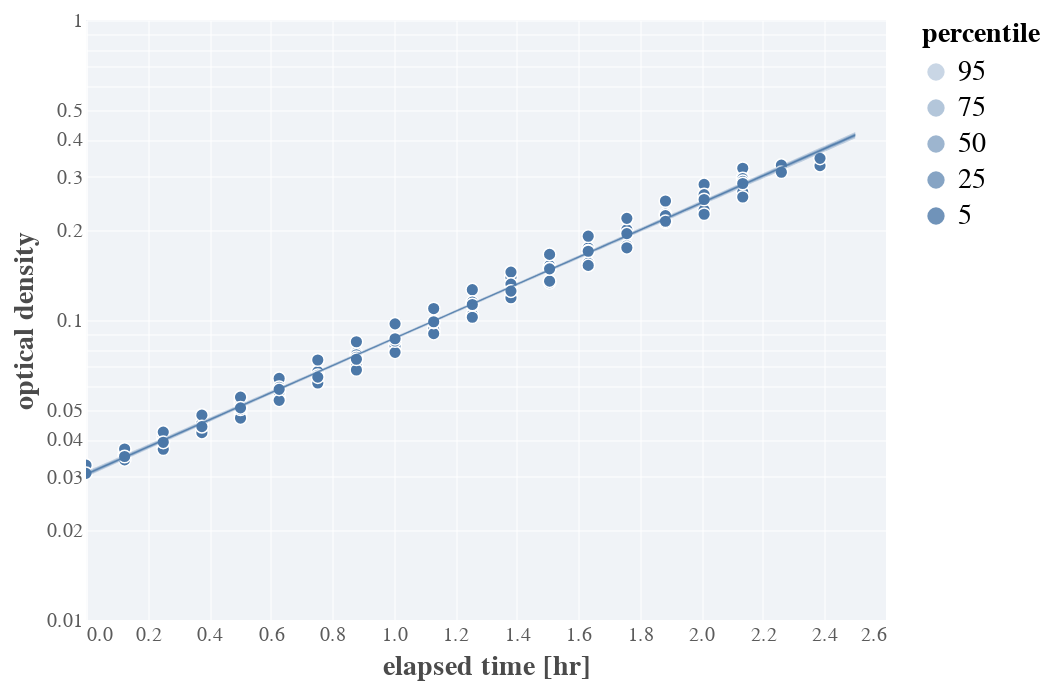

The notebook cell saved with this chart:
### Code cell
# Plot the fit
pooled_fit = alt.Chart(fit_df).mark_area().encode(
            x=alt.X('time:Q', title='elapsed time [hr]'),
            y=alt.Y('low:Q', title='optical density', scale=alt.Scale(type='log')),
            y2=alt.Y2('high:Q'),
            opacity=alt.Opacity('percentile:N', sort='descending')
)

# Plot the pooled data 
pooled_data = alt.Chart(wt_pooled).mark_point().encode(
            x=alt.X('elapsed_time_hr:Q', title='elapsed time [hr]'),
            y=alt.Y('od_600nm:Q', scale=alt.Scale(type='log')))

(pooled_data + pooled_fit).interactive()

### Figure 1 — Vega-Lite specification as saved in the notebook (floating-point values rounded to 4 significant figures; data arrays with more than 128 entries replaced by an {"elided": "..."} marker saying what was removed)
{"config": {"background": "white", "group": {"fill": "white"}, "view": {"strokeWidth": 0, "height": 300, "width": 400, "fill": "#f0f3f7"}, "point": {"size": 40, "filled": true, "opacity": 1, "strokeWidth": 0.75, "stroke": "#FFFFFF"}, "square": {"size": 40, "filled": true, "opacity": 1, "strokeWidth": 0.75, "stroke": "#FFFFFF"}, "circle": {"size": 40, "filled": true, "opacity": 1, "strokeWidth": 0.75, "stroke": "#FFFFFF"}, "line": {"size": 2}, "axis": {"domainColor": "#ffffff", "domainWidth": 0.5, "labelColor": "#5b5b5b", "labelFontSize": 10, "labelFont": "Arial", "titleFont": "Arial", "titleFontWeight": 700, "titleFontSize": 14, "titleColor": "#4b4b4b", "grid": true, "gridColor": "#ffffff", "gridWidth": 0.5, "ticks": false}, "range": {"category": ["#4c4b4c", "#3373ba", "#5cb75b", "#d8534f", "#8066ad", "#f0ad4d"]}, "legend": {"labelFontSize": 14, "labelFont": "Arial", "titleFont": "Arial", "titleFontSize": 14, "titleFontWeight": 700, "titleFontColor": "#44b4b4b", "symbolSize": 75}, "title": {"font": "Arial", "fontWeight": 700, "fontSize": 14, "fontColor": "#4b4b4b"}}, "layer": [{"data": {"name": "data-730e00c762d2e6cd4d7ee1e6fc50e3b9"}, "mark": "point", "encoding": {"x": {"type": "quantitative", "field": "elapsed_time_hr", "title": "elapsed time [hr]"}, "y": {"type": "quantitative", "field": "od_600nm", "scale": {"type": "log"}}}, "selection": {"selector015": {"type": "interval", "bind": "scales", "encodings": ["x", "y"]}}}, {"data": {"name": "data-9e9f5cf2c5d7e5782a312bc4b0e9ae66"}, "mark": "area", "encoding": {"opacity": {"type": "nominal", "field": "percentile", "sort": "descending"}, "x": {"type": "quantitative", "field": "time", "title": "elapsed time [hr]"}, "y": {"type": "quantitative", "field": "low", "scale": {"type": "log"}, "title": "optical density"}, "y2": {"field": "high"}}}], "$schema": "https://vega.github.io/schema/vega-lite/v4.8.1.json", "datasets": {"data-730e00c762d2e6cd4d7ee1e6fc50e3b9": [{"elapsed_time_hr": 0.0, "biol_rep": 1, "od_600nm": 0.03156}, {"elapsed_time_hr": 0.0, "biol_rep": 2, "od_600nm": 0.0321}, {"elapsed_time_hr": 0.0, "biol_rep": 3, "od_600nm": 0.03189}, {"elapsed_time_hr": 0.0, "biol_rep": 4, "od_600nm": 0.03281}, {"elapsed_time_hr": 0.0, "biol_rep": 5, "od_600nm": 0.03083}, {"elapsed_time_hr": 0.1256, "biol_rep": 5, "od_600nm": 0.03419}, {"elapsed_time_hr": 0.1256, "biol_rep": 2, "od_600nm": 0.03581}, {"elapsed_time_hr": 0.1256, "biol_rep": 1, "od_600nm": 0.03553}, {"elapsed_time_hr": 0.1256, "biol_rep": 2, "od_600nm": 0.0367}, {"elapsed_time_hr": 0.1256, "biol_rep": 3, "od_600nm": 0.03544}, {"elapsed_time_hr": 0.1256, "biol_rep": 4, "od_600nm": 0.03715}, {"elapsed_time_hr": 0.1256, "biol_rep": 5, "od_600nm": 0.03507}, {"elapsed_time_hr": 0.2511, "biol_rep": 5, "od_600nm": 0.03707}, {"elapsed_time_hr": 0.2511, "biol_rep": 2, "od_600nm": 0.0392}, {"elapsed_time_hr": 0.2511, "biol_rep": 1, "od_600nm": 0.03991}, {"elapsed_time_hr": 0.2511, "biol_rep": 2, "od_600nm": 0.0407}, {"elapsed_time_hr": 0.2511, "biol_rep": 3, "od_600nm": 0.03952}, {"elapsed_time_hr": 0.2511, "biol_rep": 4, "od_600nm": 0.0423}, {"elapsed_time_hr": 0.2511, "biol_rep": 5, "od_600nm": 0.03911}, {"elapsed_time_hr": 0.3767, "biol_rep": 3, "od_600nm": 0.04448}, {"elapsed_time_hr": 0.3767, "biol_rep": 5, "od_600nm": 0.04211}, {"elapsed_time_hr": 0.3767, "biol_rep": 2, "od_600nm": 0.04469}, {"elapsed_time_hr": 0.3767, "biol_rep": 1, "od_600nm": 0.04517}, {"elapsed_time_hr": 0.3767, "biol_rep": 4, "od_600nm": 0.04819}, {"elapsed_time_hr": 0.3767, "biol_rep": 5, "od_600nm": 0.04411}, {"elapsed_time_hr": 0.5019, "biol_rep": 2, "od_600nm": 0.0527}, {"elapsed_time_hr": 0.5022, "biol_rep": 1, "od_600nm": 0.05385}, {"elapsed_time_hr": 0.5022, "biol_rep": 2, "od_600nm": 0.04867}, {"elapsed_time_hr": 0.5022, "biol_rep": 3, "od_600nm": 0.0513}, {"elapsed_time_hr": 0.5022, "biol_rep": 4, "od_600nm": 0.0553}, {"elapsed_time_hr": 0.5022, "biol_rep": 5, "od_600nm": 0.04711}, {"elapsed_time_hr": 0.5022, "biol_rep": 1, "od_600nm": 0.05039}, {"elapsed_time_hr": 0.5022, "biol_rep": 5, "od_600nm": 0.05096}, {"elapsed_time_hr": 0.6275, "biol_rep": 2, "od_600nm": 0.0547}, {"elapsed_time_hr": 0.6278, "biol_rep": 1, "od_600nm": 0.05856}, {"elapsed_time_hr": 0.6278, "biol_rep": 3, "od_600nm": 0.05744}, {"elapsed_time_hr": 0.6278, "biol_rep": 4, "od_600nm": 0.06385}, {"elapsed_time_hr": 0.6278, "biol_rep": 5, "od_600nm": 0.05396}, {"elapsed_time_hr": 0.6278, "biol_rep": 2, "od_600nm": 0.05967}, {"elapsed_time_hr": 0.6278, "biol_rep": 5, "od_600nm": 0.05872}, {"elapsed_time_hr": 0.7533, "biol_rep": 2, "od_600nm": 0.06681}, {"elapsed_time_hr": 0.7533, "biol_rep": 1, "od_600nm": 0.06728}, {"elapsed_time_hr": 0.7533, "biol_rep": 2, "od_600nm": 0.06167}, {"elapsed_time_hr": 0.7533, "biol_rep": 3, "od_600nm": 0.06544}, {"elapsed_time_hr": 0.7533, "biol_rep": 4, "od_600nm": 0.07356}, {"elapsed_time_hr": 0.7533, "biol_rep": 5, "od_600nm": 0.06451}, {"elapsed_time_hr": 0.8789, "biol_rep": 2, "od_600nm": 0.06981}, {"elapsed_time_hr": 0.8789, "biol_rep": 5, "od_600nm": 0.06815}, {"elapsed_time_hr": 0.8789, "biol_rep": 2, "od_600nm": 0.07767}, {"elapsed_time_hr": 0.8789, "biol_rep": 1, "od_600nm": 0.07659}, {"elapsed_time_hr": 0.8789, "biol_rep": 3, "od_600nm": 0.07515}, {"elapsed_time_hr": 0.8789, "biol_rep": 4, "od_600nm": 0.08459}, {"elapsed_time_hr": 0.8789, "biol_rep": 5, "od_600nm": 0.074}, {"elapsed_time_hr": 1.004, "biol_rep": 2, "od_600nm": 0.08202}, {"elapsed_time_hr": 1.004, "biol_rep": 5, "od_600nm": 0.078}, {"elapsed_time_hr": 1.004, "biol_rep": 1, "od_600nm": 0.08626}, {"elapsed_time_hr": 1.004, "biol_rep": 3, "od_600nm": 0.08511}, {"elapsed_time_hr": 1.004, "biol_rep": 4, "od_600nm": 0.09711}, {"elapsed_time_hr": 1.004, "biol_rep": 5, "od_600nm": 0.08657}, {"elapsed_time_hr": 1.13, "biol_rep": 2, "od_600nm": 0.09306}, {"elapsed_time_hr": 1.13, "biol_rep": 3, "od_600nm": 0.09874}, {"elapsed_time_hr": 1.13, "biol_rep": 4, "od_600nm": 0.1092}, {"elapsed_time_hr": 1.13, "biol_rep": 5, "od_600nm": 0.09007}, {"elapsed_time_hr": 1.13, "biol_rep": 1, "od_600nm": 0.09823}, {"elapsed_time_hr": 1.13, "biol_rep": 5, "od_600nm": 0.09865}, {"elapsed_time_hr": 1.256, "biol_rep": 2, "od_600nm": 0.1042}, {"elapsed_time_hr": 1.256, "biol_rep": 3, "od_600nm": 0.1125}, {"elapsed_time_hr": 1.256, "biol_rep": 4, "od_600nm": 0.1262}, {"elapsed_time_hr": 1.256, "biol_rep": 5, "od_600nm": 0.1021}, {"elapsed_time_hr": 1.256, "biol_rep": 2, "od_600nm": 0.1147}, {"elapsed_time_hr": 1.256, "biol_rep": 1, "od_600nm": 0.1122}, {"elapsed_time_hr": 1.256, "biol_rep": 5, "od_600nm": 0.1126}, {"elapsed_time_hr": 1.381, "biol_rep": 1, "od_600nm": 0.1388}, {"elapsed_time_hr": 1.381, "biol_rep": 2, "od_600nm": 0.1187}, {"elapsed_time_hr": 1.381, "biol_rep": 3, "od_600nm": 0.1289}, {"elapsed_time_hr": 1.381, "biol_rep": 4, "od_600nm": 0.1444}, {"elapsed_time_hr": 1.381, "biol_rep": 5, "od_600nm": 0.1251}, {"elapsed_time_hr": 1.381, "biol_rep": 2, "od_600nm": 0.1317}, {"elapsed_time_hr": 1.381, "biol_rep": 1, "od_600nm": 0.1249}, {"elapsed_time_hr": 1.507, "biol_rep": 1, "od_600nm": 0.1489}, {"elapsed_time_hr": 1.507, "biol_rep": 5, "od_600nm": 0.1331}, {"elapsed_time_hr": 1.507, "biol_rep": 2, "od_600nm": 0.1518}, {"elapsed_time_hr": 1.507, "biol_rep": 2, "od_600nm": 0.1347}, {"elapsed_time_hr": 1.507, "biol_rep": 3, "od_600nm": 0.1485}, {"elapsed_time_hr": 1.507, "biol_rep": 4, "od_600nm": 0.1654}, {"elapsed_time_hr": 1.507, "biol_rep": 5, "od_600nm": 0.1481}, {"elapsed_time_hr": 1.632, "biol_rep": 1, "od_600nm": 0.1707}, {"elapsed_time_hr": 1.632, "biol_rep": 2, "od_600nm": 0.1548}, {"elapsed_time_hr": 1.632, "biol_rep": 5, "od_600nm": 0.1521}, {"elapsed_time_hr": 1.632, "biol_rep": 2, "od_600nm": 0.1738}, {"elapsed_time_hr": 1.632, "biol_rep": 3, "od_600nm": 0.1701}, {"elapsed_time_hr": 1.632, "biol_rep": 4, "od_600nm": 0.1903}, {"elapsed_time_hr": 1.632, "biol_rep": 5, "od_600nm": 0.1695}, {"elapsed_time_hr": 1.758, "biol_rep": 1, "od_600nm": 0.1966}, {"elapsed_time_hr": 1.758, "biol_rep": 2, "od_600nm": 0.1768}, {"elapsed_time_hr": 1.758, "biol_rep": 3, "od_600nm": 0.1948}, {"elapsed_time_hr": 1.758, "biol_rep": 5, "od_600nm": 0.174}, {"elapsed_time_hr": 1.758, "biol_rep": 2, "od_600nm": 0.1998}, {"elapsed_time_hr": 1.758, "biol_rep": 4, "od_600nm": 0.2181}, {"elapsed_time_hr": 1.758, "biol_rep": 5, "od_600nm": 0.1941}, {"elapsed_time_hr": 1.883, "biol_rep": 1, "od_600nm": 0.2256}, {"elapsed_time_hr": 1.883, "biol_rep": 2, "od_600nm": 0.2115}, {"elapsed_time_hr": 1.883, "biol_rep": 3, "od_600nm": 0.2229}, {"elapsed_time_hr": 1.883, "biol_rep": 4, "od_600nm": 0.2492}, {"elapsed_time_hr": 1.883, "biol_rep": 5, "od_600nm": 0.2134}, {"elapsed_time_hr": 2.009, "biol_rep": 4, "od_600nm": 0.2831}, {"elapsed_time_hr": 2.009, "biol_rep": 1, "od_600nm": 0.2588}, {"elapsed_time_hr": 2.009, "biol_rep": 2, "od_600nm": 0.2329}, {"elapsed_time_hr": 2.009, "biol_rep": 3, "od_600nm": 0.2552}, {"elapsed_time_hr": 2.009, "biol_rep": 5, "od_600nm": 0.2251}, {"elapsed_time_hr": 2.009, "biol_rep": 2, "od_600nm": 0.2618}, {"elapsed_time_hr": 2.009, "biol_rep": 5, "od_600nm": 0.2521}, {"elapsed_time_hr": 2.134, "biol_rep": 2, "od_600nm": 0.2988}, {"elapsed_time_hr": 2.134, "biol_rep": 4, "od_600nm": 0.3204}, {"elapsed_time_hr": 2.134, "biol_rep": 1, "od_600nm": 0.2959}, {"elapsed_time_hr": 2.134, "biol_rep": 2, "od_600nm": 0.2668}, {"elapsed_time_hr": 2.134, "biol_rep": 3, "od_600nm": 0.2898}, {"elapsed_time_hr": 2.134, "biol_rep": 5, "od_600nm": 0.2571}, {"elapsed_time_hr": 2.134, "biol_rep": 5, "od_600nm": 0.2851}, {"elapsed_time_hr": 2.26, "biol_rep": 1, "od_600nm": 0.3269}, {"elapsed_time_hr": 2.26, "biol_rep": 2, "od_600nm": 0.3165}, {"elapsed_time_hr": 2.26, "biol_rep": 3, "od_600nm": 0.3282}, {"elapsed_time_hr": 2.26, "biol_rep": 5, "od_600nm": 0.3107}, {"elapsed_time_hr": 2.386, "biol_rep": 5, "od_600nm": 0.327}, {"elapsed_time_hr": 2.386, "biol_rep": 2, "od_600nm": 0.3458}], "data-9e9f5cf2c5d7e5782a312bc4b0e9ae66": {"elided": "1000 records"}}}
